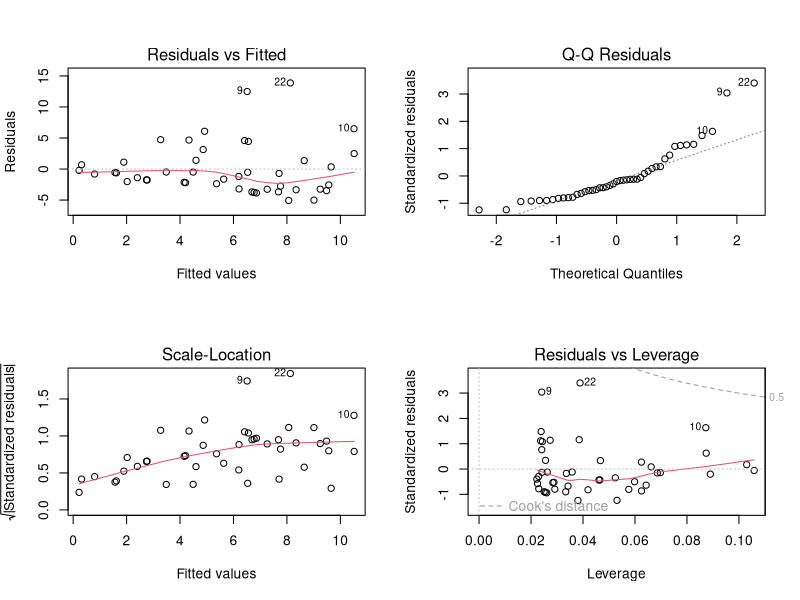
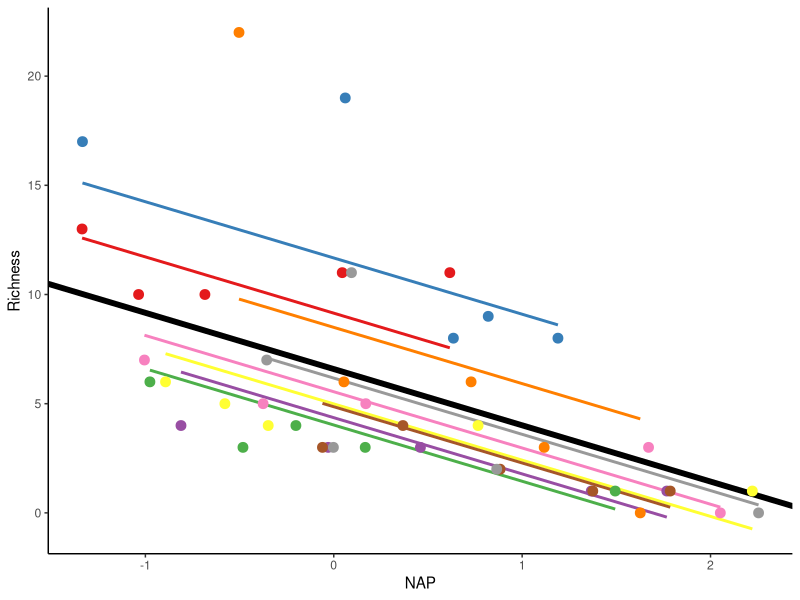
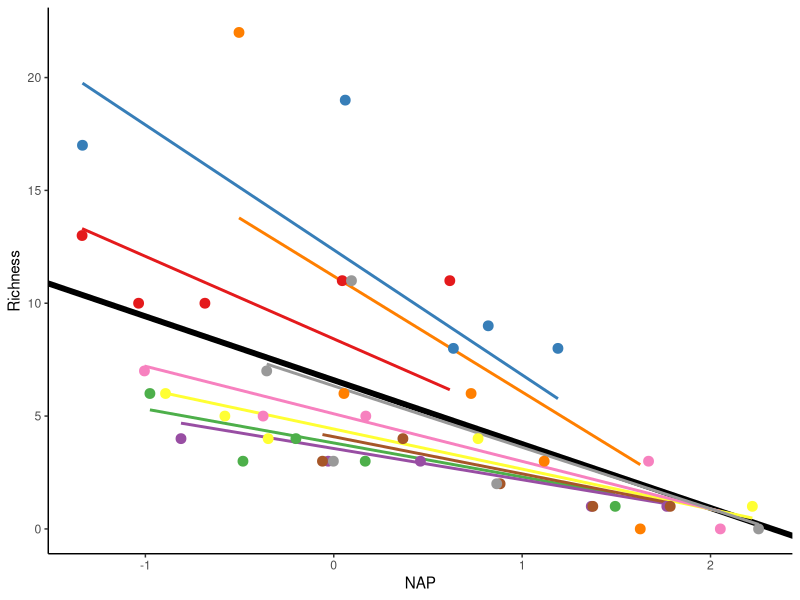
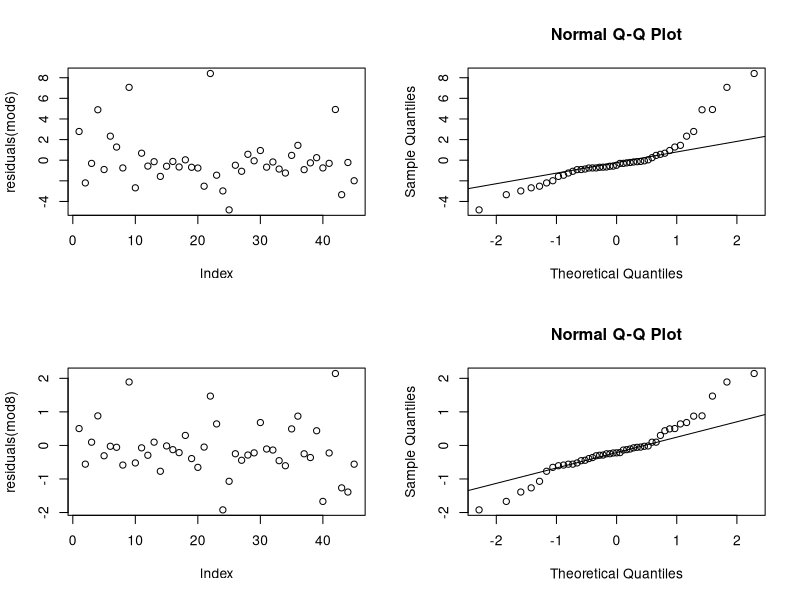

The R script that drew these images, in order:
#_____________________________________#
#     NRES 746, Fall 2021             #
#     Diethelm, McKinnon, Mizell     #
#     University of Nevada, Reno      #
#_____________________________________#


#_____________________________________#
####  Mixed Effects Models  (MEMs) ####
#_____________________________________#

##load packages
library(lme4) 
library(nlme)
library(glmmTMB)
library(ggplot2)
##RIKZ dataset

#as described in Zuur et al. (2007) and Zuur et al. (2009)

##download data to follow along:

#rikz_data <- "https://uoftcoders.github.io/rcourse/data/rikz_data.txt"

#download.file(rikz_data, "rikz_data.txt")

rikz_data  <- read.table("rikz_data.txt", header = TRUE, sep="\t")


rikz_data$Beach <- as.factor(rikz_data$Beach)
str(rikz_data)

##This code is adapted from: https://uoftcoders.github.io/rcourse/lec08-linear-mixed-effects-models.html#accounting_for_non-independence

# Start with a linear model:
lm1 <- lm(Richness~ NAP, data = rikz_data)
summary(lm1)


# Check model assumptions.
par(mfrow=c(2,2))
plot(lm1)

#The QQ plot looks okay, but first panel suggests that the model assumption for
#homogeneity is violated.

#Here we see an increasing variance in the residuals with increasing fitted
#values.

#For now, we will ignore these violations of the model assumptions to explore
#mixed-effects modelling strategies on untransformed data.

#Furthermore, we also know the observations in these data are not independent.

lm2 <- lm(Richness ~ NAP + Beach, data = rikz_data)
summary(lm2)

#Q: What is the influence of NAP on species richness, while accounting for
#variation within beaches?

# Although a Poison might work well here given that richness a count of species,
# we will use a Gaussian distribution to keep things simple

#The (1|Beach) is the random effect term, where the 1 denotes this is a
#random-intercept model and the term on the right of the | is a nominal variable
#(or factor) to be used as the random effect.

#This model is fit using maximum likelihood, rather than restricted maximal
#likelihood by specifying REML = FALSE

#If your data are balanced (i.e., similar sample sizes in each factor group) and
#your random effects are not nested, then you can set REML to FALSE to use
#maximum likelihood.


mem.intercept <- lmer(Richness ~ NAP + (1|Beach), data = rikz_data, REML = FALSE)

summary(mem.intercept)
# Let's plot the linear model for each beach, with a varying intercept only: 
rikz_data$fit_mem.intercept <- predict(mem.intercept)

ggplot(rikz_data, aes(x = NAP, y = Richness, colour = Beach)) +
    # Add fixed effect regression line (i.e. NAP)
    geom_abline(aes(intercept = `(Intercept)`, slope = NAP),
                size = 2,
                as.data.frame(t(fixef(mem.intercept)))) +
    # Add fitted values (i.e. regression) for each beach
    geom_line(aes(y = fit_mem.intercept), size = 1) +
    geom_point(size = 3) +
    theme_classic() +
    theme(legend.position = "none") +
    scale_colour_brewer(palette="Set1")

# Random intercept and slope model
mem_intslope <- lmer(Richness ~ NAP + (1 + NAP|Beach), 
                             data = rikz_data)

summary(mem_intslope)


# Let's plot the linear model for each beach, with a varying intercept AND slope: 
rikz_data$fit_IntSlope <- predict(mem_intslope)

ggplot(rikz_data, aes(x = NAP, y = Richness, colour = Beach)) +
    geom_abline(aes(intercept = `(Intercept)`, slope = NAP),
                size = 2,
                as.data.frame(t(fixef(mem_intslope)))) +
    geom_line(aes(y = fit_IntSlope), size = 1) +
    geom_point(size = 3) +
    theme_classic() +
    theme(legend.position = "none") +
    scale_colour_brewer(palette="Set1")


mod1 <- glmmTMB(Richness ~ NAP, data = rikz_data)
mod2 <- glmmTMB(Richness ~ NAP + (1|Beach), data = rikz_data)

#The relative fit of two nested models can be evaluated using a chi-square difference statistic:
anova(mod1, mod2, test="Chisq")
#First we want to try scaling our numeric predictor to help with convergence
NAP.sc <- scale(rikz_data$NAP, center = TRUE, scale = TRUE)

#this function calculates the mean and standard deviation of the entire vector,
#then scales each element by those values by subtracting the mean and dividing
#by the sd.

#REML=FALSE is particularly important for linear mixed model selection
mod5 <- lmer(Richness ~ NAP.sc  + (1|Beach), REML=FALSE, data = rikz_data)
summary(mod5)
#AIC = 249.8

mod6 <- lmer(Richness ~ NAP.sc + (1 + NAP|Beach), REML=FALSE, data = rikz_data)
summary(mod6)
#AIC = 246.7

anova(mod5, mod6)

# we still need check model fit
plot(residuals(mod6))
qqnorm(resid(mod6))# QQ-plot
qqline(resid(mod6))

#REML=FALSE does not work in generalized linear mixed model selection
#glmer() uses Maximum Likelihood (ML) as default rather than Restricted Maximum Likelihood (REML)

mod7 <- glmer(Richness ~ NAP.sc  + (1|Beach), family = poisson, data = rikz_data)
summary(mod7)
#AIC = 220.8

mod8 <- glmer(Richness ~ NAP.sc + (1 + NAP|Beach), family = poisson, data = rikz_data)
summary(mod8)
#AIC = 218.7

anova(mod7, mod8)

# we still need check model fit
plot(residuals(mod8))
qqnorm(resid(mod8))# QQ-plot
qqline(resid(mod8))
